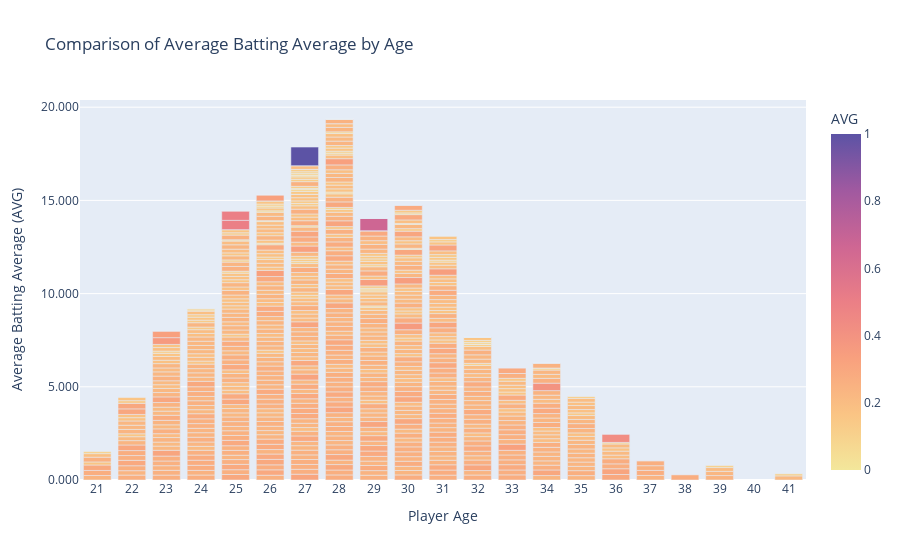

Write notebook code for a chart like this one.
### Code cell
# Alternative: Use a bar chart if you want to color by Avg
fig = px.bar(
    DF_mlb,
    x='Age',
    y='AVG',
    title='Comparison of Average Batting Average by Age',
    labels={'Avg': 'Average Batting Average (AVG)', 'Age': 'Player Age'},
    color='AVG',  # Now color works as expected
    color_continuous_scale=px.colors.sequential.Sunset
)

# Customize the layout
fig.update_layout(
    xaxis={'tickmode': 'linear'}, # Ensures every age tick is shown
    yaxis_tickformat='.3f',        # Format AVG to 3 decimal places
    xaxis_title='Player Age',
    yaxis_title='Average Batting Average (AVG)'
)

# Display the plot
fig.show()

### Figure 1 — Plotly figure (JSON) as saved in the notebook; plotly's stock layout.template omitted (floating-point values rounded to 4 significant figures; data arrays with more than 128 entries replaced by an {"elided": "..."} marker saying what was removed)
{"data": [{"hovertemplate": "Player Age=%{x}<br>AVG=%{marker.color}<extra></extra>", "legendgroup": "", "marker": {"color": {"elided": "746 float values"}, "coloraxis": "coloraxis", "pattern": {"shape": ""}}, "name": "", "orientation": "v", "showlegend": false, "textposition": "auto", "type": "bar", "x": {"elided": "746 int values"}, "xaxis": "x", "y": {"elided": "746 float values"}, "yaxis": "y"}], "layout": {"barmode": "relative", "coloraxis": {"colorbar": {"title": {"text": "AVG"}}, "colorscale": [[0, "rgb(243, 231, 155)"], [0.1667, "rgb(250, 196, 132)"], [0.3333, "rgb(248, 160, 126)"], [0.5, "rgb(235, 127, 134)"], [0.6667, "rgb(206, 102, 147)"], [0.8333, "rgb(160, 89, 160)"], [1, "rgb(92, 83, 165)"]]}, "legend": {"tracegroupgap": 0}, "title": {"text": "Comparison of Average Batting Average by Age"}, "xaxis": {"anchor": "y", "domain": [0, 1], "tickmode": "linear", "title": {"text": "Player Age"}}, "yaxis": {"anchor": "x", "domain": [0, 1], "tickformat": ".3f", "title": {"text": "Average Batting Average (AVG)"}}}}
